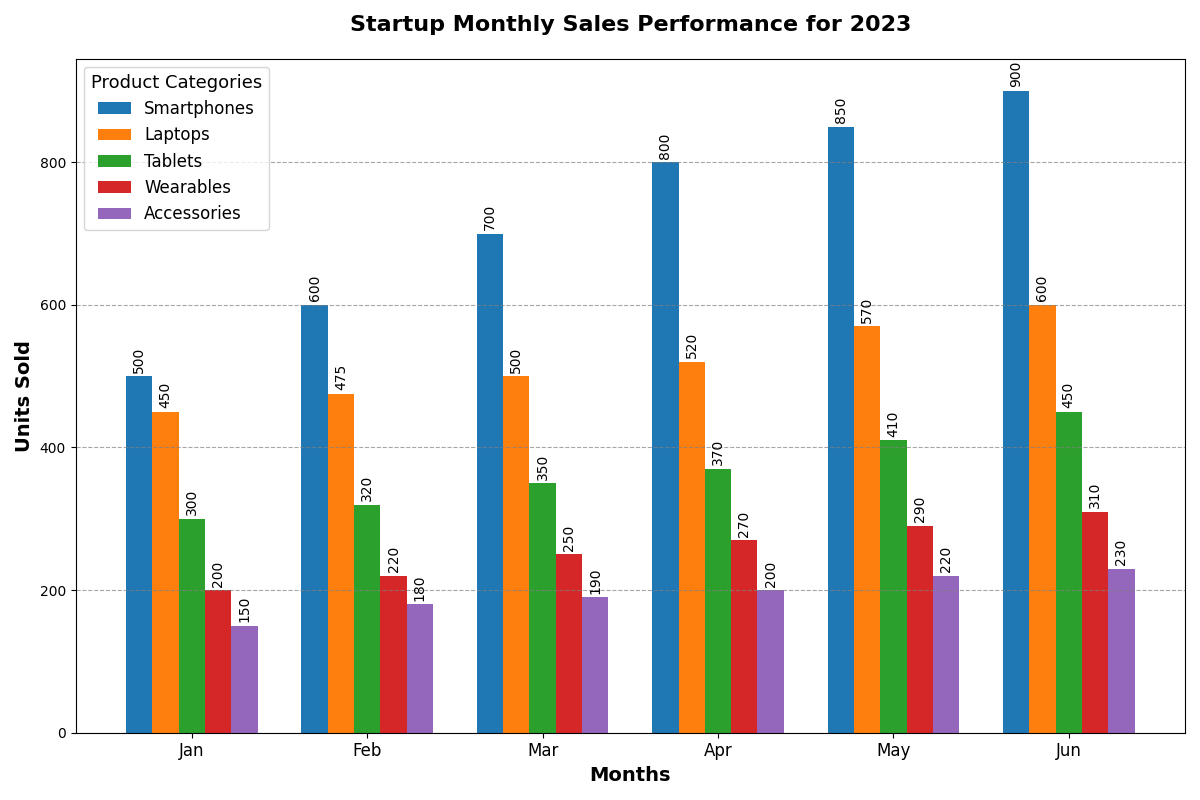

Python code for this plot:
import matplotlib.pyplot as plt
import numpy as np

# Backstory:
# The chart showcases monthly sales performance across different product categories for a startup.
# It reflects the growth and market penetration of these products over the year.

# Define product categories
product_categories = ['Smartphones', 'Laptops', 'Tablets', 'Wearables', 'Accessories']

# Monthly sales data (units sold) for each category over six months
sales_data = np.array([
    [500, 600, 700, 800, 850, 900],  # Smartphones
    [450, 475, 500, 520, 570, 600],  # Laptops
    [300, 320, 350, 370, 410, 450],  # Tablets
    [200, 220, 250, 270, 290, 310],   # Wearables
    [150, 180, 190, 200, 220, 230]    # Accessories
])

# Months
months = ['Jan', 'Feb', 'Mar', 'Apr', 'May', 'Jun']

# Plotting setup
fig, ax = plt.subplots(figsize=(12, 8))

# Define bar width and positions
bar_width = 0.15
x_positions = np.arange(len(months))

# Plot bars for each product category
for i, category in enumerate(product_categories):
    ax.bar(x_positions + i * bar_width, sales_data[i], bar_width, label=category)

# Customization
ax.set_xlabel('Months', fontsize=14, weight='bold')
ax.set_ylabel('Units Sold', fontsize=14, weight='bold')
ax.set_title('Startup Monthly Sales Performance for 2023', fontsize=16, weight='bold', pad=20)
ax.set_xticks(x_positions + bar_width * (len(product_categories) - 1) / 2)
ax.set_xticklabels(months, fontsize=12)

# Annotation for each bar
for i, category_data in enumerate(sales_data):
    for j, sale in enumerate(category_data):
        ax.text(x_positions[j] + i * bar_width, sale + 5, f'{sale}', ha='center', va='bottom', fontsize=10, rotation=90)

# Legend
ax.legend(title='Product Categories', fontsize=12, title_fontsize='13', frameon=True)

# Grid
ax.yaxis.grid(True, linestyle='--', which='major', color='grey', alpha=0.7)

# Adjust layout
plt.tight_layout()

# Display the plot
plt.show()
